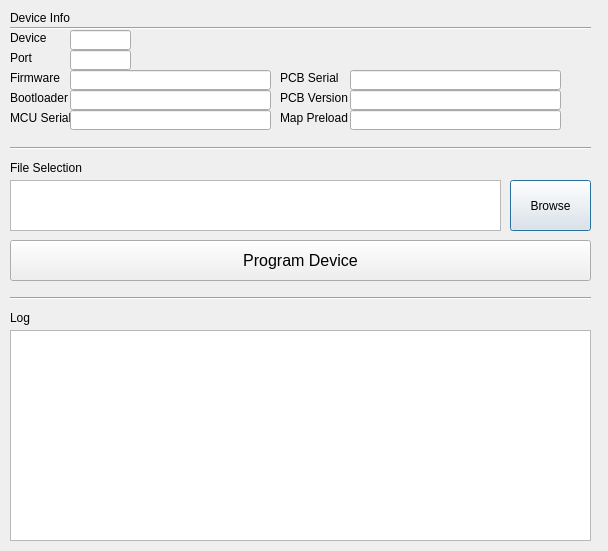
<?xml version="1.0" encoding="UTF-8"?>
<ui version="4.0">
 <class>Dialog</class>
 <widget class="QDialog" name="Dialog">
  <property name="geometry">
   <rect>
    <x>0</x>
    <y>0</y>
    <width>608</width>
    <height>551</height>
   </rect>
  </property>
  <property name="windowTitle">
   <string>Dialog</string>
  </property>
  <property name="autoFillBackground">
   <bool>false</bool>
  </property>
  <property name="styleSheet">
   <string notr="true"/>
  </property>
  <widget class="QLabel" name="bootloader_result_2">
   <property name="geometry">
    <rect>
     <x>350</x>
     <y>230</y>
     <width>111</width>
     <height>16</height>
    </rect>
   </property>
   <property name="text">
    <string/>
   </property>
  </widget>
  <widget class="QPushButton" name="browseButton">
   <property name="geometry">
    <rect>
     <x>510</x>
     <y>180</y>
     <width>81</width>
     <height>51</height>
    </rect>
   </property>
   <property name="text">
    <string>Browse</string>
   </property>
  </widget>
  <widget class="QLabel" name="label_65">
   <property name="geometry">
    <rect>
     <x>10</x>
     <y>160</y>
     <width>111</width>
     <height>16</height>
    </rect>
   </property>
   <property name="text">
    <string>File Selection </string>
   </property>
  </widget>
  <widget class="QPushButton" name="programButton">
   <property name="geometry">
    <rect>
     <x>10</x>
     <y>240</y>
     <width>581</width>
     <height>41</height>
    </rect>
   </property>
   <property name="font">
    <font>
     <pointsize>12</pointsize>
    </font>
   </property>
   <property name="text">
    <string>Program Device</string>
   </property>
  </widget>
  <widget class="QTextBrowser" name="log">
   <property name="geometry">
    <rect>
     <x>10</x>
     <y>330</y>
     <width>581</width>
     <height>211</height>
    </rect>
   </property>
  </widget>
  <widget class="QLabel" name="label_69">
   <property name="geometry">
    <rect>
     <x>10</x>
     <y>310</y>
     <width>91</width>
     <height>16</height>
    </rect>
   </property>
   <property name="text">
    <string>Log</string>
   </property>
  </widget>
  <widget class="QLabel" name="label_66">
   <property name="geometry">
    <rect>
     <x>10</x>
     <y>50</y>
     <width>51</width>
     <height>16</height>
    </rect>
   </property>
   <property name="text">
    <string>Port</string>
   </property>
  </widget>
  <widget class="QLineEdit" name="com_port">
   <property name="enabled">
    <bool>true</bool>
   </property>
   <property name="geometry">
    <rect>
     <x>70</x>
     <y>50</y>
     <width>61</width>
     <height>20</height>
    </rect>
   </property>
   <property name="readOnly">
    <bool>true</bool>
   </property>
  </widget>
  <widget class="QLabel" name="label_64">
   <property name="geometry">
    <rect>
     <x>10</x>
     <y>30</y>
     <width>51</width>
     <height>16</height>
    </rect>
   </property>
   <property name="text">
    <string>Device</string>
   </property>
  </widget>
  <widget class="QLabel" name="label_67">
   <property name="geometry">
    <rect>
     <x>10</x>
     <y>70</y>
     <width>91</width>
     <height>16</height>
    </rect>
   </property>
   <property name="text">
    <string>Firmware</string>
   </property>
  </widget>
  <widget class="QLineEdit" name="firmware">
   <property name="enabled">
    <bool>true</bool>
   </property>
   <property name="geometry">
    <rect>
     <x>70</x>
     <y>70</y>
     <width>201</width>
     <height>20</height>
    </rect>
   </property>
   <property name="readOnly">
    <bool>true</bool>
   </property>
  </widget>
  <widget class="QLineEdit" name="device_name">
   <property name="enabled">
    <bool>true</bool>
   </property>
   <property name="geometry">
    <rect>
     <x>70</x>
     <y>30</y>
     <width>61</width>
     <height>20</height>
    </rect>
   </property>
   <property name="readOnly">
    <bool>true</bool>
   </property>
  </widget>
  <widget class="Line" name="line_2">
   <property name="geometry">
    <rect>
     <x>10</x>
     <y>140</y>
     <width>581</width>
     <height>16</height>
    </rect>
   </property>
   <property name="orientation">
    <enum>Qt::Horizontal</enum>
   </property>
  </widget>
  <widget class="QTextBrowser" name="file_selection">
   <property name="geometry">
    <rect>
     <x>10</x>
     <y>180</y>
     <width>491</width>
     <height>51</height>
    </rect>
   </property>
  </widget>
  <widget class="Line" name="line_3">
   <property name="geometry">
    <rect>
     <x>10</x>
     <y>20</y>
     <width>581</width>
     <height>16</height>
    </rect>
   </property>
   <property name="orientation">
    <enum>Qt::Horizontal</enum>
   </property>
  </widget>
  <widget class="Line" name="line_4">
   <property name="geometry">
    <rect>
     <x>10</x>
     <y>290</y>
     <width>581</width>
     <height>16</height>
    </rect>
   </property>
   <property name="orientation">
    <enum>Qt::Horizontal</enum>
   </property>
  </widget>
  <widget class="QLabel" name="label_68">
   <property name="geometry">
    <rect>
     <x>10</x>
     <y>10</y>
     <width>91</width>
     <height>16</height>
    </rect>
   </property>
   <property name="text">
    <string>Device Info</string>
   </property>
  </widget>
  <widget class="QLabel" name="label_70">
   <property name="geometry">
    <rect>
     <x>10</x>
     <y>110</y>
     <width>91</width>
     <height>16</height>
    </rect>
   </property>
   <property name="text">
    <string>MCU Serial</string>
   </property>
  </widget>
  <widget class="QLineEdit" name="mcu_serial">
   <property name="enabled">
    <bool>true</bool>
   </property>
   <property name="geometry">
    <rect>
     <x>70</x>
     <y>110</y>
     <width>201</width>
     <height>20</height>
    </rect>
   </property>
   <property name="readOnly">
    <bool>true</bool>
   </property>
  </widget>
  <widget class="QLabel" name="label_71">
   <property name="geometry">
    <rect>
     <x>280</x>
     <y>70</y>
     <width>91</width>
     <height>16</height>
    </rect>
   </property>
   <property name="text">
    <string>PCB Serial</string>
   </property>
  </widget>
  <widget class="QLineEdit" name="pcb_serial">
   <property name="enabled">
    <bool>true</bool>
   </property>
   <property name="geometry">
    <rect>
     <x>350</x>
     <y>70</y>
     <width>211</width>
     <height>20</height>
    </rect>
   </property>
   <property name="readOnly">
    <bool>true</bool>
   </property>
  </widget>
  <widget class="QLabel" name="label_72">
   <property name="geometry">
    <rect>
     <x>280</x>
     <y>90</y>
     <width>91</width>
     <height>16</height>
    </rect>
   </property>
   <property name="text">
    <string>PCB Version</string>
   </property>
  </widget>
  <widget class="QLineEdit" name="pcb_revision">
   <property name="enabled">
    <bool>true</bool>
   </property>
   <property name="geometry">
    <rect>
     <x>350</x>
     <y>90</y>
     <width>211</width>
     <height>20</height>
    </rect>
   </property>
   <property name="readOnly">
    <bool>true</bool>
   </property>
  </widget>
  <widget class="QLabel" name="label_73">
   <property name="geometry">
    <rect>
     <x>280</x>
     <y>110</y>
     <width>91</width>
     <height>16</height>
    </rect>
   </property>
   <property name="text">
    <string>Map Preload</string>
   </property>
  </widget>
  <widget class="QLineEdit" name="map_preload">
   <property name="enabled">
    <bool>true</bool>
   </property>
   <property name="geometry">
    <rect>
     <x>350</x>
     <y>110</y>
     <width>211</width>
     <height>20</height>
    </rect>
   </property>
   <property name="readOnly">
    <bool>true</bool>
   </property>
  </widget>
  <widget class="QLabel" name="label_74">
   <property name="geometry">
    <rect>
     <x>10</x>
     <y>90</y>
     <width>91</width>
     <height>16</height>
    </rect>
   </property>
   <property name="text">
    <string>Bootloader</string>
   </property>
  </widget>
  <widget class="QLineEdit" name="bootloader">
   <property name="enabled">
    <bool>true</bool>
   </property>
   <property name="geometry">
    <rect>
     <x>70</x>
     <y>90</y>
     <width>201</width>
     <height>20</height>
    </rect>
   </property>
   <property name="readOnly">
    <bool>true</bool>
   </property>
  </widget>
 </widget>
 <resources/>
 <connections/>
 <slots>
  <slot>enter_pcb_serial_number()</slot>
  <slot>next_pcb_clicked()</slot>
  <slot>run_clicked()</slot>
 </slots>
</ui>
